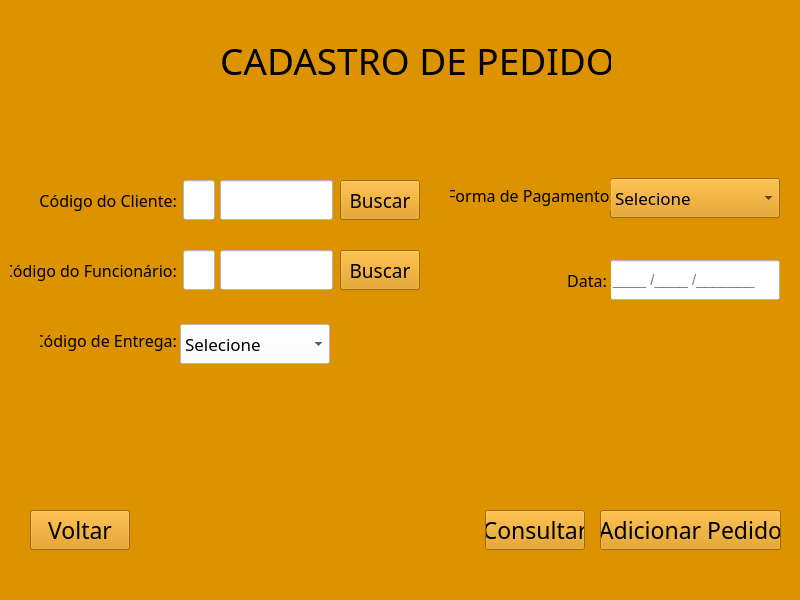
<?xml version="1.0" encoding="UTF-8"?>
<ui version="4.0">
 <class>MainWindow</class>
 <widget class="QMainWindow" name="MainWindow">
  <property name="geometry">
   <rect>
    <x>0</x>
    <y>0</y>
    <width>800</width>
    <height>600</height>
   </rect>
  </property>
  <property name="minimumSize">
   <size>
    <width>800</width>
    <height>600</height>
   </size>
  </property>
  <property name="windowTitle">
   <string>MainWindow</string>
  </property>
  <property name="styleSheet">
   <string notr="true">background-color: rgb(221, 147,  0);</string>
  </property>
  <widget class="QWidget" name="centralwidget">
   <widget class="QLabel" name="label">
    <property name="geometry">
     <rect>
      <x>20</x>
      <y>150</y>
      <width>101</width>
      <height>31</height>
     </rect>
    </property>
    <property name="styleSheet">
     <string notr="true"/>
    </property>
    <property name="text">
     <string/>
    </property>
   </widget>
   <widget class="QLabel" name="label_2">
    <property name="geometry">
     <rect>
      <x>220</x>
      <y>30</y>
      <width>391</width>
      <height>61</height>
     </rect>
    </property>
    <property name="font">
     <font>
      <family>Algerian</family>
      <pointsize>28</pointsize>
     </font>
    </property>
    <property name="text">
     <string>CADASTRO DE PEDIDO</string>
    </property>
   </widget>
   <widget class="QLineEdit" name="lineEdit_cli">
    <property name="geometry">
     <rect>
      <x>220</x>
      <y>180</y>
      <width>113</width>
      <height>40</height>
     </rect>
    </property>
    <property name="font">
     <font>
      <pointsize>11</pointsize>
     </font>
    </property>
    <property name="styleSheet">
     <string notr="true">alternate-background-color: rgb(255, 255, 255);
background-color: rgb(255, 255, 255);</string>
    </property>
   </widget>
   <widget class="QLabel" name="label_3">
    <property name="geometry">
     <rect>
      <x>40</x>
      <y>180</y>
      <width>141</width>
      <height>40</height>
     </rect>
    </property>
    <property name="font">
     <font>
      <family>Bodoni MT</family>
      <pointsize>12</pointsize>
     </font>
    </property>
    <property name="text">
     <string>Código do Cliente: </string>
    </property>
    <property name="alignment">
     <set>Qt::AlignRight|Qt::AlignTrailing|Qt::AlignVCenter</set>
    </property>
   </widget>
   <widget class="QLabel" name="label_4">
    <property name="geometry">
     <rect>
      <x>10</x>
      <y>250</y>
      <width>171</width>
      <height>40</height>
     </rect>
    </property>
    <property name="font">
     <font>
      <family>Bodoni MT</family>
      <pointsize>12</pointsize>
     </font>
    </property>
    <property name="text">
     <string>Código do Funcionário: </string>
    </property>
    <property name="alignment">
     <set>Qt::AlignRight|Qt::AlignTrailing|Qt::AlignVCenter</set>
    </property>
   </widget>
   <widget class="QPushButton" name="botaoVoltar">
    <property name="geometry">
     <rect>
      <x>30</x>
      <y>510</y>
      <width>100</width>
      <height>40</height>
     </rect>
    </property>
    <property name="font">
     <font>
      <family>Bodoni MT</family>
      <pointsize>17</pointsize>
     </font>
    </property>
    <property name="styleSheet">
     <string notr="true">background-color: rgb(227, 131, 0);
color: rgb(53, 41,5);
pushButton{
border-styler: inset;
border-width: medium; 
#border-color: rgb(53, 41, 5);
box-shadow: black 60px -16px;
border-radius: 50px;
}</string>
    </property>
    <property name="text">
     <string>Voltar</string>
    </property>
   </widget>
   <widget class="QPushButton" name="botaoAdicionar">
    <property name="geometry">
     <rect>
      <x>600</x>
      <y>510</y>
      <width>181</width>
      <height>40</height>
     </rect>
    </property>
    <property name="font">
     <font>
      <family>Bodoni MT</family>
      <pointsize>17</pointsize>
     </font>
    </property>
    <property name="styleSheet">
     <string notr="true">background-color: rgb(227, 131, 0);
color: rgb(53, 41,5);
pushButton{
border-styler: inset;
border-width: medium; 
#border-color: rgb(53, 41, 5);
box-shadow: black 60px -16px;
border-radius: 50px;
}</string>
    </property>
    <property name="text">
     <string>Adicionar Pedido</string>
    </property>
   </widget>
   <widget class="QLineEdit" name="lineEdit_func">
    <property name="geometry">
     <rect>
      <x>220</x>
      <y>250</y>
      <width>113</width>
      <height>40</height>
     </rect>
    </property>
    <property name="font">
     <font>
      <pointsize>11</pointsize>
     </font>
    </property>
    <property name="styleSheet">
     <string notr="true">alternate-background-color: rgb(255, 255, 255);
background-color: rgb(255, 255, 255);</string>
    </property>
   </widget>
   <widget class="QLabel" name="label_6">
    <property name="geometry">
     <rect>
      <x>40</x>
      <y>320</y>
      <width>141</width>
      <height>40</height>
     </rect>
    </property>
    <property name="font">
     <font>
      <family>Bodoni MT</family>
      <pointsize>12</pointsize>
     </font>
    </property>
    <property name="text">
     <string>Código de Entrega: </string>
    </property>
    <property name="alignment">
     <set>Qt::AlignRight|Qt::AlignTrailing|Qt::AlignVCenter</set>
    </property>
   </widget>
   <widget class="QComboBox" name="comboBox">
    <property name="geometry">
     <rect>
      <x>610</x>
      <y>178</y>
      <width>170</width>
      <height>40</height>
     </rect>
    </property>
    <property name="font">
     <font>
      <family>Bodoni MT</family>
      <pointsize>13</pointsize>
     </font>
    </property>
    <property name="styleSheet">
     <string notr="true">background-color: rgb(255, 255, 255);
color: rgb(53, 41,5);
pushButton{
border-styler: inset;
border-width: medium; 
#border-color: rgb(53, 41, 5);
box-shadow: black 60px -16px;
border-radius: 50px;
}</string>
    </property>
    <item>
     <property name="text">
      <string>Selecione</string>
     </property>
    </item>
    <item>
     <property name="text">
      <string>PIX</string>
     </property>
    </item>
    <item>
     <property name="text">
      <string>Cartão de Crédito</string>
     </property>
    </item>
    <item>
     <property name="text">
      <string>Cartão de Débito</string>
     </property>
    </item>
    <item>
     <property name="text">
      <string>Dinheiro</string>
     </property>
    </item>
   </widget>
   <widget class="QLabel" name="label_5">
    <property name="geometry">
     <rect>
      <x>450</x>
      <y>180</y>
      <width>161</width>
      <height>31</height>
     </rect>
    </property>
    <property name="font">
     <font>
      <family>Bodoni MT</family>
      <pointsize>12</pointsize>
     </font>
    </property>
    <property name="text">
     <string>Forma de Pagamento:</string>
    </property>
    <property name="alignment">
     <set>Qt::AlignCenter</set>
    </property>
   </widget>
   <widget class="QLineEdit" name="lineEdit_4">
    <property name="geometry">
     <rect>
      <x>610</x>
      <y>260</y>
      <width>170</width>
      <height>40</height>
     </rect>
    </property>
    <property name="font">
     <font>
      <pointsize>11</pointsize>
     </font>
    </property>
    <property name="styleSheet">
     <string notr="true">alternate-background-color: rgb(255, 255, 255);
background-color: rgb(255, 255, 255);</string>
    </property>
    <property name="placeholderText">
     <string>____ /____ /_______</string>
    </property>
   </widget>
   <widget class="QLabel" name="label_9">
    <property name="geometry">
     <rect>
      <x>540</x>
      <y>260</y>
      <width>71</width>
      <height>40</height>
     </rect>
    </property>
    <property name="font">
     <font>
      <family>Bodoni MT</family>
      <pointsize>12</pointsize>
     </font>
    </property>
    <property name="layoutDirection">
     <enum>Qt::LeftToRight</enum>
    </property>
    <property name="text">
     <string>Data: </string>
    </property>
    <property name="alignment">
     <set>Qt::AlignRight|Qt::AlignTrailing|Qt::AlignVCenter</set>
    </property>
   </widget>
   <widget class="QPushButton" name="botaoConsultar">
    <property name="geometry">
     <rect>
      <x>485</x>
      <y>510</y>
      <width>100</width>
      <height>40</height>
     </rect>
    </property>
    <property name="font">
     <font>
      <family>Bodoni MT</family>
      <pointsize>17</pointsize>
     </font>
    </property>
    <property name="styleSheet">
     <string notr="true">background-color: rgb(227, 131, 0);
color: rgb(53, 41,5);
pushButton{
border-styler: inset;
border-width: medium; 
#border-color: rgb(53, 41, 5);
box-shadow: black 60px -16px;
border-radius: 50px;
}</string>
    </property>
    <property name="text">
     <string>Consultar</string>
    </property>
   </widget>
   <widget class="QComboBox" name="comboBox_2">
    <property name="geometry">
     <rect>
      <x>180</x>
      <y>324</y>
      <width>150</width>
      <height>40</height>
     </rect>
    </property>
    <property name="font">
     <font>
      <family>Bodoni MT</family>
      <pointsize>13</pointsize>
     </font>
    </property>
    <property name="styleSheet">
     <string notr="true">background-color: rgb(255, 255, 255);</string>
    </property>
    <item>
     <property name="text">
      <string>Selecione</string>
     </property>
    </item>
    <item>
     <property name="text">
      <string>Balcão</string>
     </property>
    </item>
    <item>
     <property name="text">
      <string>Ifood</string>
     </property>
    </item>
   </widget>
   <widget class="QPushButton" name="botaoBuscar_C">
    <property name="geometry">
     <rect>
      <x>340</x>
      <y>180</y>
      <width>80</width>
      <height>40</height>
     </rect>
    </property>
    <property name="font">
     <font>
      <family>Bodoni MT</family>
      <pointsize>14</pointsize>
     </font>
    </property>
    <property name="styleSheet">
     <string notr="true">background-color: rgb(227, 131, 0);
color: rgb(53, 41,5);
pushButton{
border-styler: inset;
border-width: medium; 
#border-color: rgb(53, 41, 5);
box-shadow: black 60px -16px;
border-radius: 50px;
}</string>
    </property>
    <property name="text">
     <string>Buscar</string>
    </property>
   </widget>
   <widget class="QPushButton" name="botaoBuscar_F">
    <property name="geometry">
     <rect>
      <x>340</x>
      <y>250</y>
      <width>80</width>
      <height>40</height>
     </rect>
    </property>
    <property name="font">
     <font>
      <family>Bodoni MT</family>
      <pointsize>14</pointsize>
     </font>
    </property>
    <property name="styleSheet">
     <string notr="true">background-color: rgb(227, 131, 0);
color: rgb(53, 41,5);
pushButton{
border-styler: inset;
border-width: medium; 
#border-color: rgb(53, 41, 5);
box-shadow: black 60px -16px;
border-radius: 50px;
}</string>
    </property>
    <property name="text">
     <string>Buscar</string>
    </property>
   </widget>
   <widget class="QLineEdit" name="lineEdit_codcli">
    <property name="geometry">
     <rect>
      <x>183</x>
      <y>180</y>
      <width>32</width>
      <height>40</height>
     </rect>
    </property>
    <property name="font">
     <font>
      <pointsize>11</pointsize>
     </font>
    </property>
    <property name="styleSheet">
     <string notr="true">alternate-background-color: rgb(255, 255, 255);
background-color: rgb(255, 255, 255);</string>
    </property>
   </widget>
   <widget class="QLineEdit" name="lineEdit_codfunc">
    <property name="geometry">
     <rect>
      <x>183</x>
      <y>250</y>
      <width>32</width>
      <height>40</height>
     </rect>
    </property>
    <property name="font">
     <font>
      <pointsize>11</pointsize>
     </font>
    </property>
    <property name="styleSheet">
     <string notr="true">alternate-background-color: rgb(255, 255, 255);
background-color: rgb(255, 255, 255);</string>
    </property>
   </widget>
   <widget class="QLabel" name="label_10">
    <property name="geometry">
     <rect>
      <x>24</x>
      <y>10</y>
      <width>100</width>
      <height>90</height>
     </rect>
    </property>
    <property name="text">
     <string/>
    </property>
    <property name="pixmap">
     <pixmap>burguer2.png</pixmap>
    </property>
    <property name="scaledContents">
     <bool>true</bool>
    </property>
   </widget>
   <widget class="QLabel" name="label_8">
    <property name="geometry">
     <rect>
      <x>674</x>
      <y>10</y>
      <width>100</width>
      <height>90</height>
     </rect>
    </property>
    <property name="text">
     <string/>
    </property>
    <property name="pixmap">
     <pixmap>burguer2.png</pixmap>
    </property>
    <property name="scaledContents">
     <bool>true</bool>
    </property>
   </widget>
  </widget>
  <widget class="QMenuBar" name="menubar">
   <property name="geometry">
    <rect>
     <x>0</x>
     <y>0</y>
     <width>800</width>
     <height>21</height>
    </rect>
   </property>
  </widget>
  <widget class="QStatusBar" name="statusbar"/>
 </widget>
 <tabstops>
  <tabstop>lineEdit_codcli</tabstop>
  <tabstop>lineEdit_cli</tabstop>
  <tabstop>lineEdit_codfunc</tabstop>
  <tabstop>lineEdit_func</tabstop>
  <tabstop>comboBox_2</tabstop>
  <tabstop>comboBox</tabstop>
  <tabstop>lineEdit_4</tabstop>
  <tabstop>botaoBuscar_C</tabstop>
  <tabstop>botaoBuscar_F</tabstop>
  <tabstop>botaoConsultar</tabstop>
  <tabstop>botaoVoltar</tabstop>
  <tabstop>botaoAdicionar</tabstop>
 </tabstops>
 <resources/>
 <connections/>
</ui>
